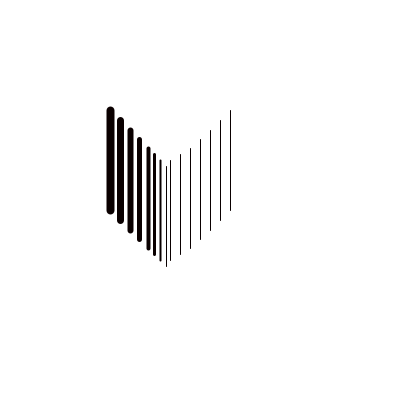
Frame 1 (no input)
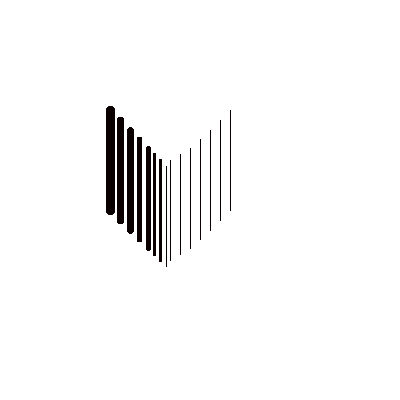
Frame 60 (the mouse pressed at the canvas centre just before this capture)
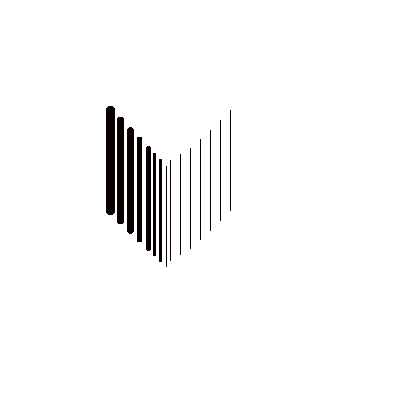
Frame 120 (the mouse held since frame 60 and released just before this capture)

The Processing sketch that drew these frames (run headless with seeded random() and noise(); from frame 60 on, the mouse is pressed at the canvas centre):

// Processing sketch: processing_80630
// ── processing_80630.pde

 void setup ()

{
 size(400,400);
 background(255);
 smooth();
}


 
  //Création d'un motils seulement avec lignes + jeu sur épaisseur
 
 void draw ()

{

strokeWeight(8);
  stroke(#0A0000);
line(110,110,110,210);
 
strokeWeight(7); 
  stroke(#0A0000);
line(120,120,120,220);

strokeWeight(6); 
  stroke(#0A0000);
line(130,130,130,230);

strokeWeight(5); 
  stroke(#0A0000);
line(139,139,139,239);

strokeWeight(4); 
  stroke(#0A0000);
line(148,148,148,248);

strokeWeight(3); 
  stroke(#0A0000);
line(154,154,154,254);

strokeWeight(2); 
  stroke(#0A0000);
line(160,160,160,260);

strokeWeight(1); 
  stroke(#0A0000);
line(166,166,166,266);

// je passe à la deuxième partie du motif.


strokeWeight(1); 
  stroke(#0A0000);
line(170,160,170,260);

strokeWeight(1); 
  stroke(#0A0000);
line(180,154,180,254);

strokeWeight(1); 
  stroke(#0A0000);
line(190,148,190,248);

strokeWeight(1); 
  stroke(#0A0000);
line(200,139,200,239);

strokeWeight(1); 
  stroke(#0A0000);
line(210,130,210,230);

strokeWeight(1); 
  stroke(#0A0000);
line(220,120,220,220);

strokeWeight(1); 
  stroke(#0A0000);
line(230,110,230,210);

}
